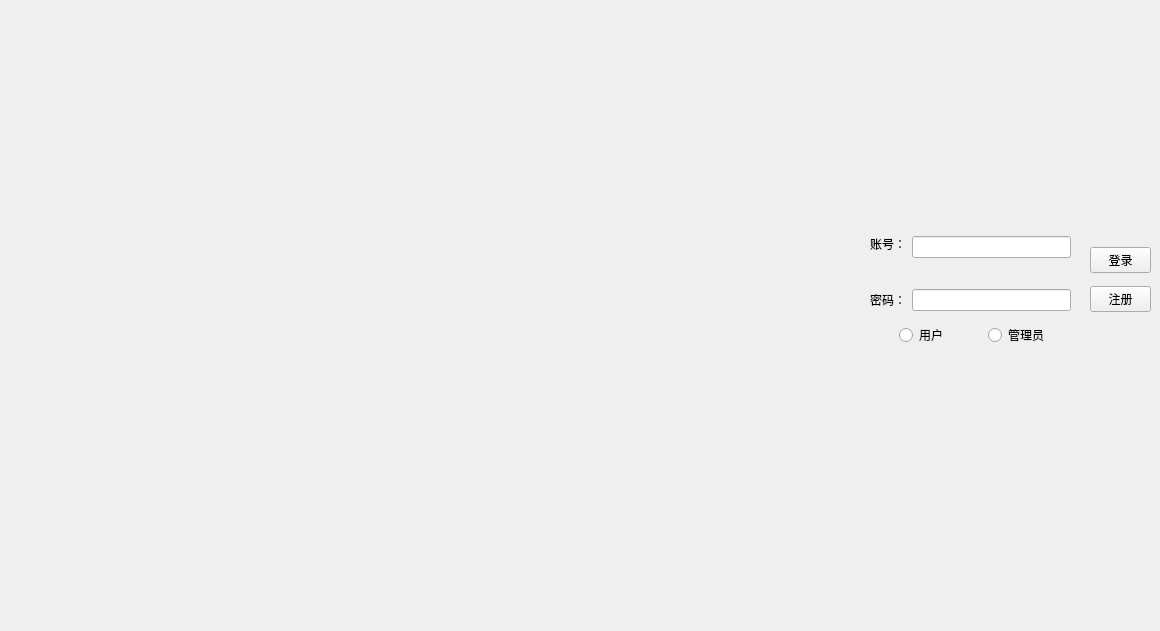
<?xml version="1.0" encoding="UTF-8"?>
<ui version="4.0">
 <class>MainWindow</class>
 <widget class="QMainWindow" name="MainWindow">
  <property name="geometry">
   <rect>
    <x>0</x>
    <y>0</y>
    <width>1160</width>
    <height>631</height>
   </rect>
  </property>
  <property name="minimumSize">
   <size>
    <width>0</width>
    <height>0</height>
   </size>
  </property>
  <property name="windowTitle">
   <string>MainWindow</string>
  </property>
  <widget class="QWidget" name="centralwidget">
   <widget class="QWidget" name="widget" native="true">
    <property name="geometry">
     <rect>
      <x>870</x>
      <y>230</y>
      <width>201</width>
      <height>81</height>
     </rect>
    </property>
    <property name="sizePolicy">
     <sizepolicy hsizetype="Preferred" vsizetype="Fixed">
      <horstretch>0</horstretch>
      <verstretch>0</verstretch>
     </sizepolicy>
    </property>
    <layout class="QGridLayout" name="gridLayout">
     <item row="2" column="1">
      <spacer name="verticalSpacer">
       <property name="orientation">
        <enum>Qt::Vertical</enum>
       </property>
       <property name="sizeHint" stdset="0">
        <size>
         <width>20</width>
         <height>40</height>
        </size>
       </property>
      </spacer>
     </item>
     <item row="0" column="0" rowspan="2" colspan="2">
      <widget class="QLabel" name="label">
       <property name="text">
        <string>账号：</string>
       </property>
      </widget>
     </item>
     <item row="3" column="0">
      <widget class="QLabel" name="label_2">
       <property name="text">
        <string>密码：</string>
       </property>
      </widget>
     </item>
     <item row="3" column="1">
      <widget class="QLineEdit" name="PasswdEdit">
       <property name="echoMode">
        <enum>QLineEdit::Password</enum>
       </property>
      </widget>
     </item>
     <item row="1" column="1">
      <widget class="QLineEdit" name="UsernameEdit"/>
     </item>
    </layout>
   </widget>
   <widget class="QWidget" name="layoutWidget">
    <property name="geometry">
     <rect>
      <x>899</x>
      <y>320</y>
      <width>171</width>
      <height>31</height>
     </rect>
    </property>
    <layout class="QHBoxLayout" name="horizontalLayout">
     <item>
      <widget class="QRadioButton" name="UserModeButton">
       <property name="text">
        <string>用户</string>
       </property>
      </widget>
     </item>
     <item>
      <widget class="QRadioButton" name="AdminModeButton">
       <property name="text">
        <string>管理员</string>
       </property>
      </widget>
     </item>
    </layout>
   </widget>
   <widget class="QWidget" name="layoutWidget">
    <property name="geometry">
     <rect>
      <x>1090</x>
      <y>240</y>
      <width>61</width>
      <height>81</height>
     </rect>
    </property>
    <layout class="QVBoxLayout" name="verticalLayout">
     <item>
      <widget class="QPushButton" name="LoginButton">
       <property name="text">
        <string>登录</string>
       </property>
      </widget>
     </item>
     <item>
      <widget class="QPushButton" name="RegisterButton">
       <property name="text">
        <string>注册</string>
       </property>
      </widget>
     </item>
    </layout>
   </widget>
  </widget>
  <widget class="QStatusBar" name="statusbar">
   <property name="sizeGripEnabled">
    <bool>false</bool>
   </property>
  </widget>
 </widget>
 <tabstops>
  <tabstop>UsernameEdit</tabstop>
  <tabstop>PasswdEdit</tabstop>
  <tabstop>LoginButton</tabstop>
  <tabstop>RegisterButton</tabstop>
  <tabstop>UserModeButton</tabstop>
  <tabstop>AdminModeButton</tabstop>
 </tabstops>
 <resources/>
 <connections/>
</ui>
